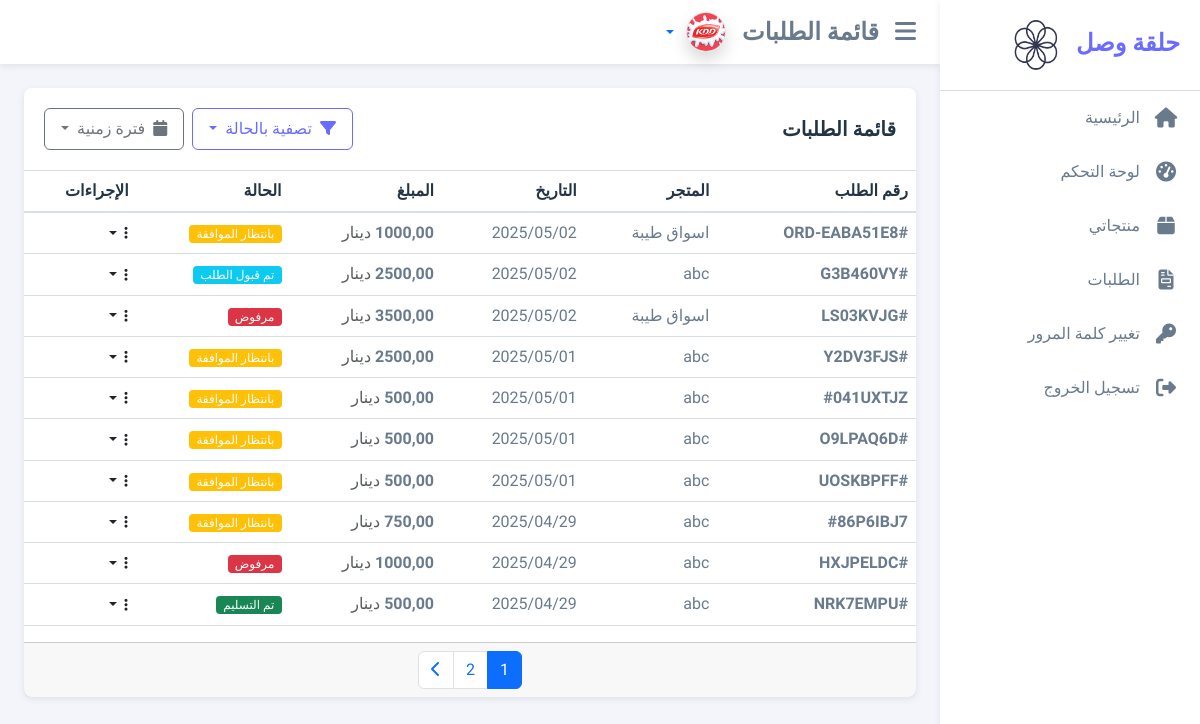
Before: /order-management/ (signed in) with the older database file.
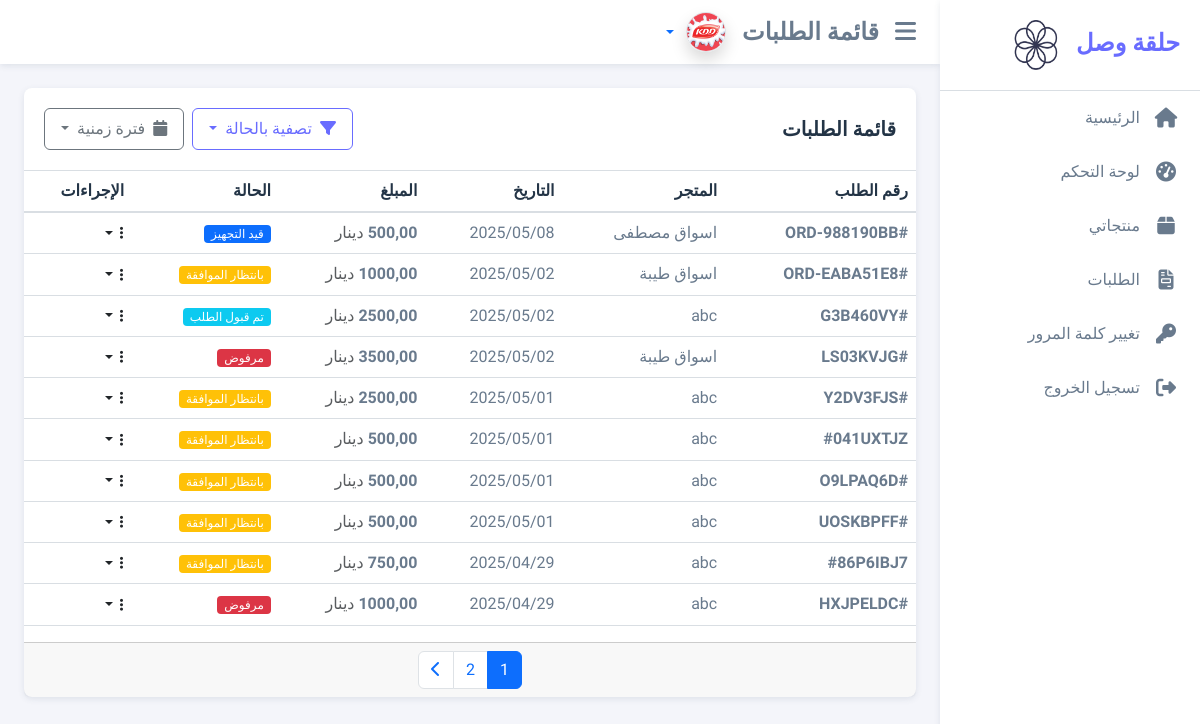
After: the same page with the newer database file.
### order_management/models.py (models this page shows, shortened)
class Order(models.Model):
    STATUS_CHOICES = (
        ('pending', 'بانتظار الموافقة'),
        ('accepted', 'تم قبول الطلب'),
        ('processing', 'قيد التجهيز'),
        ('shipped', 'تم الشحن'),
        ('delivered', 'تم التسليم'),
        ('rejected', 'مرفوض'),
        ('cancelled', 'ملغي'),
    )
    customer = models.ForeignKey(Customer, on_delete=models.CASCADE, related_name='orders', verbose_name='المتجر')
    store_name = models.CharField(_('اسم المتجر'), max_length=255)
    store_location = models.CharField(_('موقع المتجر'), max_length=100)
    store_city = models.CharField(_('مدينة المتجر'), max_length=100)
    store_phone = models.CharField(_('هاتف المتجر'), max_length=20)
    order_number = models.CharField(max_length=20, unique=True, verbose_name='رقم الطلب')
    status = models.CharField(max_length=20, choices=STATUS_CHOICES, default='pending', verbose_name='الحالة')
    notes = models.TextField(blank=True, null=True, verbose_name='ملاحظات')
    subtotal = models.DecimalField(max_digits=10, decimal_places=2, verbose_name='المجموع الفرعي')
    tax = models.DecimalField(max_digits=10, decimal_places=2, verbose_name='الضريبة')
    total = models.DecimalField(max_digits=10, decimal_places=2, verbose_name='المجموع النهائي')
    created_at = models.DateTimeField(auto_now_add=True, verbose_name='تاريخ الإنشاء')
    updated_at = models.DateTimeField(auto_now=True, verbose_name='تاريخ التحديث')
    class Meta:
        verbose_name = 'طلب'
        verbose_name_plural = 'الطلبات'
        ordering = ['-created_at']
    def get_status_display(self):
        return dict(self.STATUS_CHOICES).get(self.status, self.status)

### user_accounts/models.py (models this page shows, shortened)
class Customer(models.Model):
    user = models.OneToOneField(settings.AUTH_USER_MODEL, on_delete=models.CASCADE, related_name='customer')
    store_name = models.CharField(max_length=100, verbose_name='اسم المتجر')
    phone = models.CharField(max_length=20, verbose_name='رقم الهاتف')
    address = models.TextField(verbose_name='العنوان')
    city = models.CharField(max_length=100, verbose_name='المدينة')
    country = CountryField(verbose_name='البلد')
    location = models.CharField(max_length=255, blank=True, verbose_name='الموقع')
    created_at = models.DateTimeField(auto_now_add=True, verbose_name='تاريخ الإنشاء')
    updated_at = models.DateTimeField(auto_now=True, verbose_name='تاريخ التحديث')
    is_active = models.BooleanField(default=True, verbose_name='نشط')
    class Meta:
        verbose_name = 'متجر'
        verbose_name_plural = 'المتاجر'
        ordering = ['-created_at']

### order_management/views.py (the view, shortened to what this page needs)
# urls.py: path('', views.order_list, name='order_list'),
@login_required
def order_list(request):
    if request.user.user_type == 'customer':
        customer = get_object_or_404(Customer, user=request.user)
        orders = Order.objects.filter(customer=customer)
    elif request.user.user_type == 'company':
        company_profile = get_object_or_404(CompanyProfile, user=request.user)
        company = get_object_or_404(Company, name=company_profile.company_name)
        company_products = Product.objects.filter(company=company)
        order_items = OrderItem.objects.filter(product__in=company_products)
        order_ids = order_items.values_list('order_id', flat=True).distinct()
        orders = Order.objects.filter(id__in=order_ids).order_by('-created_at')
    else:
        orders = Order.objects.all().order_by('-created_at')
    status = request.GET.get('status')
    if status:
        orders = orders.filter(status=status)
    period = request.GET.get('period')
    from django.core.paginator import Paginator
    paginator = Paginator(orders, 10)  # Show 10 orders per page
    page_number = request.GET.get('page')
    orders = paginator.get_page(page_number)
    return render(request, 'order_management/order_list_materio.html', {'orders': orders})

### core/context_processors.py (called while the page is built)
def google_maps_api_key(request):
    current_language = get_language() or settings.LANGUAGE_CODE
    return {
        'GOOGLE_MAPS_API_KEY': settings.GOOGLE_MAPS_API_KEY,
        'MAP_TRANSLATIONS': settings.MAP_TRANSLATIONS.get(current_language, settings.MAP_TRANSLATIONS['ar'])
    }

### templates/order_management/order_list_materio.html (shortened to what the changed rows need)
{% extends 'base_materio.html' %}
{% load static %}
{% load i18n %}
{% block content %}
<div class="card">
    <div class="table-responsive">
        <table class="table table-hover">
            <thead>
                <tr>
                    <th>{% trans "رقم الطلب" %}</th>
                    {% if request.user.user_type == 'company' %}
                    <th>{% trans "المتجر" %}</th>
                    {% else %}
                    <th>{% trans "الشركة" %}</th>
                    {% endif %}
                    <th>{% trans "التاريخ" %}</th>
                    <th>{% trans "المبلغ" %}</th>
                    <th>{% trans "الحالة" %}</th>
                    <th>{% trans "الإجراءات" %}</th>
                </tr>
            </thead>
            <tbody>
                {% for order in orders %}
                <tr>
                    <td>
                        <span class="fw-semibold">#{{ order.order_number }}</span>
                    </td>
                    {% if request.user.user_type == 'company' %}
                    <td>{{ order.customer.store_name }}</td>
                    {% else %}
                    <td>{{ order.items.first.product.company.name }}</td>
                    {% endif %}
                    <td>{{ order.created_at|date:"Y/m/d" }}</td>
                    <td>
                        <span class="fw-semibold">{{ order.total|floatformat:2 }}</span>
                        <span class="text-muted">{% trans "دينار" %}</span>
                    </td>
                    <td>
                        {% if order.status == 'pending' %}
                            <span class="badge bg-warning">{{ order.get_status_display }}</span>
                        {% elif order.status == 'accepted' %}
                            <span class="badge bg-info">{{ order.get_status_display }}</span>
                        {% elif order.status == 'processing' %}
                            <span class="badge bg-primary">{{ order.get_status_display }}</span>
                        {% elif order.status == 'shipped' %}
                            <span class="badge bg-info">{{ order.get_status_display }}</span>
                        {% elif order.status == 'delivered' %}
                            <span class="badge bg-success">{{ order.get_status_display }}</span>
                        {% elif order.status == 'rejected' %}
                            <span class="badge bg-danger">{{ order.get_status_display }}</span>
                        {% else %}
                            <span class="badge bg-secondary">{{ order.get_status_display }}</span>
                        {% endif %}
                    </td>
                    <td>
                        <div class="dropdown">
                            <button type="button" class="btn btn-sm dropdown-toggle p-0" data-bs-toggle="dropdown" aria-expanded="false" id="actionDropdown-{{ order.id }}">
                                <i class="fas fa-ellipsis-v"></i>
                            </button>
                        </div>
                    </td>
                </tr>
                {% endfor %}
            </tbody>
        </table>
    </div>
    {% if orders.has_other_pages %}
    <div class="card-footer">
        <nav aria-label="Page navigation">
            <ul class="pagination justify-content-center mb-0">
                {% for num in orders.paginator.page_range %}
                <li class="page-item {% if num == orders.number %}active{% endif %}">
                    <a class="page-link" href="?page={{ num }}{% if request.GET.status %}&status={{ request.GET.status }}{% endif %}{% if request.GET.period %}&period={{ request.GET.period }}{% endif %}">{{ num }}</a>
                </li>
                {% endfor %}
            </ul>
        </nav>
    </div>
    {% endif %}
</div>
{% endblock %}

Changed rows visible on the page:
no longer on this page (row unchanged): Order: order_number "NRK7EMPU", customer.store_name "abc", created_at "2025/04/29", total "500,00", status "تم التسليم"
added Order: order_number "ORD-988190BB", customer.store_name "اسواق مصطفى", created_at "2025/05/08", total "500,00", status "قيد التجهيز"
